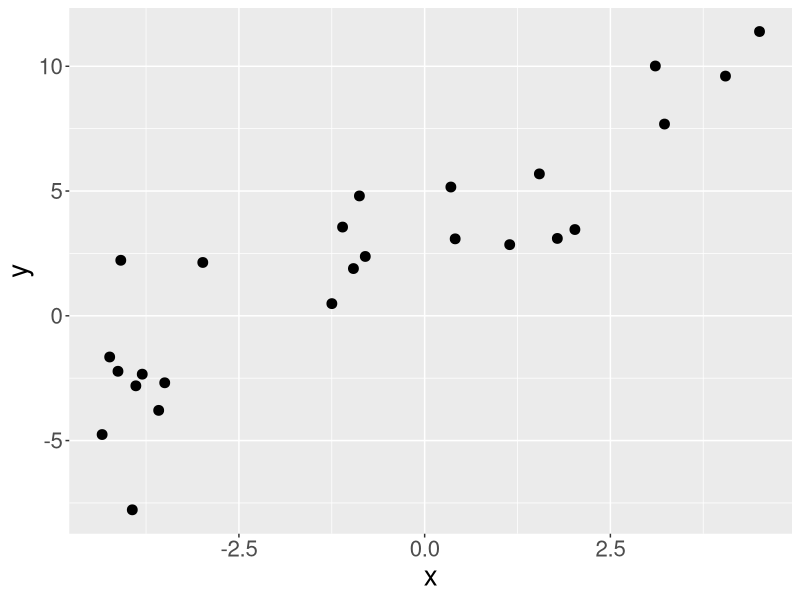
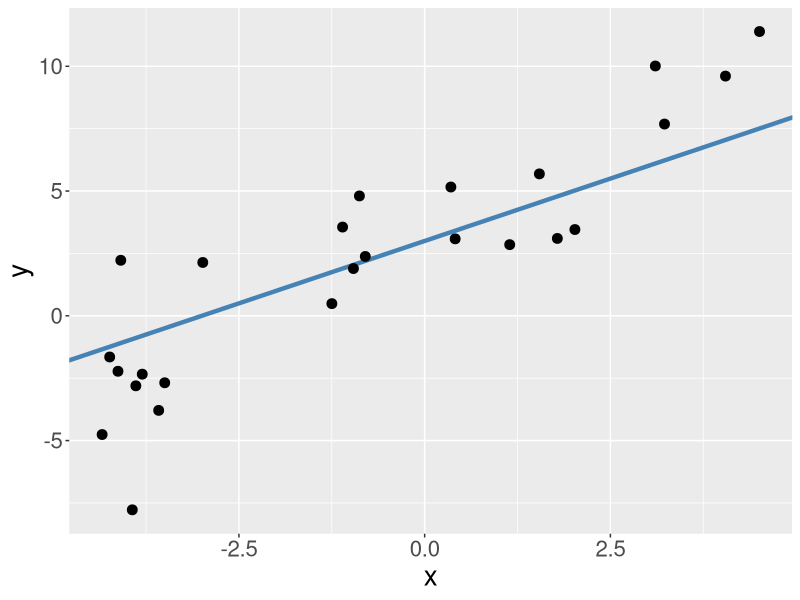
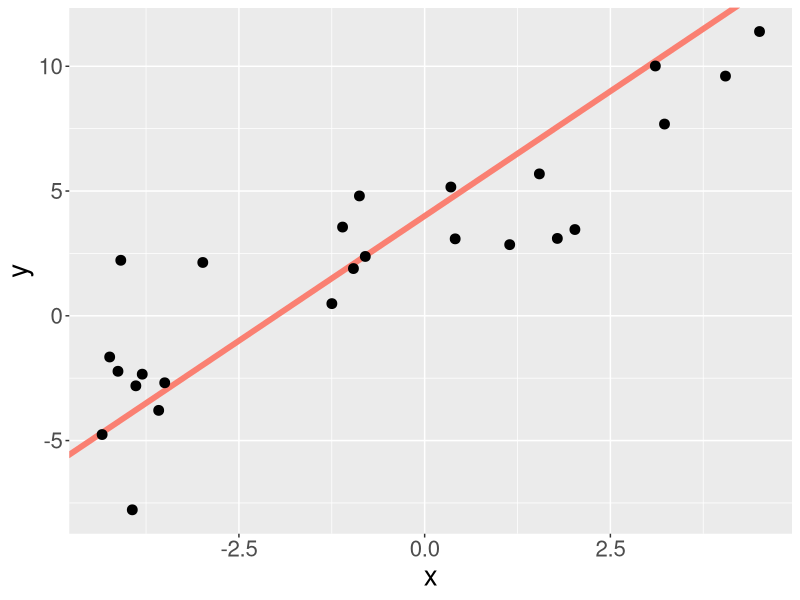
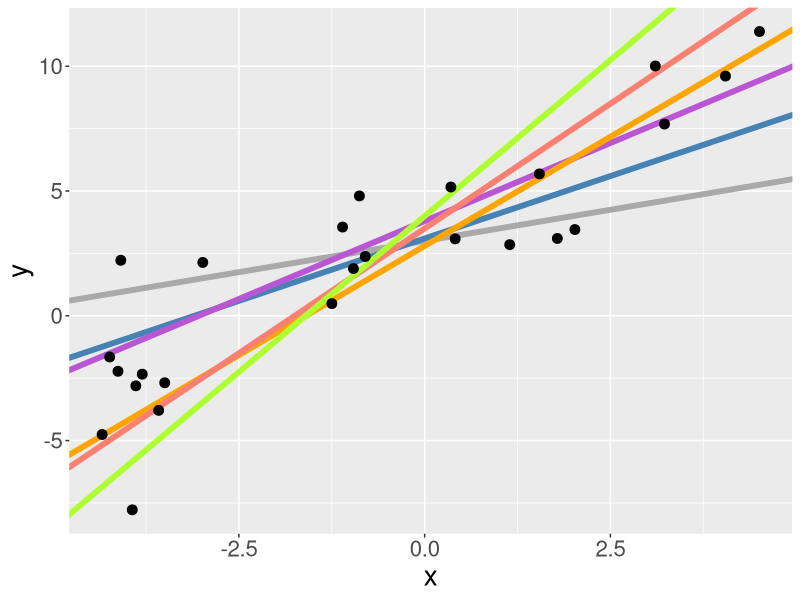
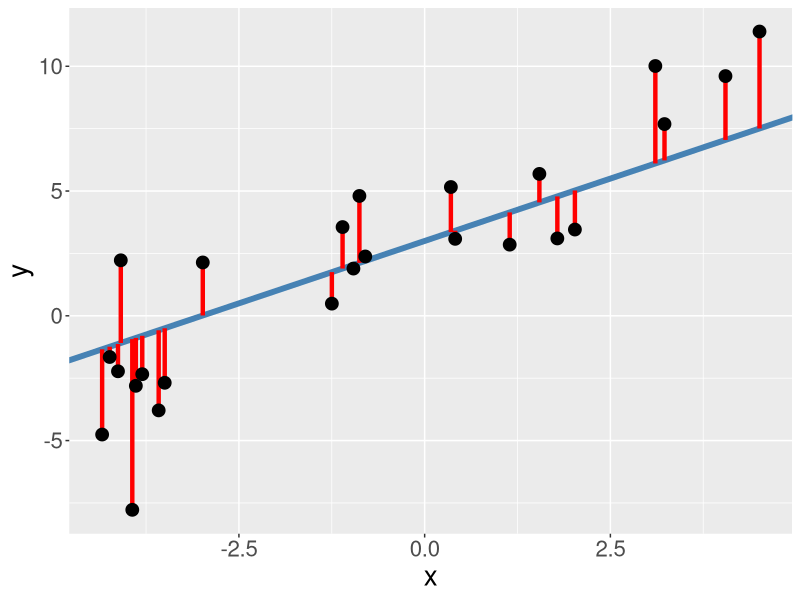
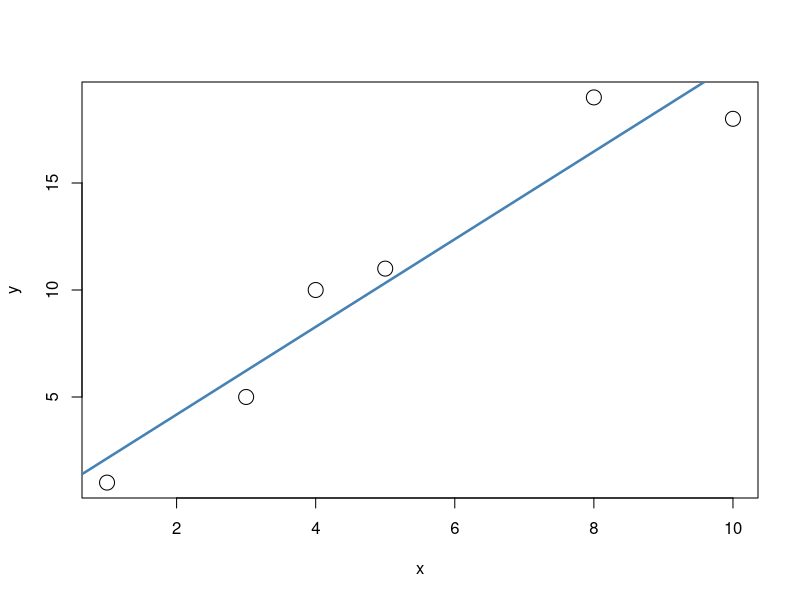

These charts were generated, in order, by the following R code:
## ---- chunk 1
knitr::opts_chunk$set(echo = TRUE, fig.width=16, fig.height=9, dpi=150, highlight=T)

require(tidyverse)
require(knitr)
require(gridExtra)
## ---- chunk 2
set.seed(20190715)

df<-tibble(
  x=runif(25,min=-5,max=5),
  y=1.5*x+rnorm(25,sd=2)+3.5
)

ggplot(data=df,aes(x=x,y=y)) + 
  geom_point(size=3) +
  theme(text = element_text(size=20)) 
## ---- chunk 3
ggplot(data=df,aes(x=x,y=y)) + 
  geom_abline(intercept=3,slope=1,colour="steelblue",lwd=1.5) +
  geom_point(size=3) +
  theme(text = element_text(size=20)) 
## ---- chunk 4
ggplot(data=df,aes(x=x,y=y)) + 
  geom_abline(intercept=4,slope=2,colour="salmon",lwd=2) +
  geom_point(size=3) +
  theme(text = element_text(size=20)) 
## ---- chunk 5
ggplot(data=df,aes(x=x,y=y)) + 
  geom_abline(intercept=3,slope=0.5,colour="darkgrey",lwd=2) +
  geom_abline(intercept=3.1,slope=1,colour="steelblue",lwd=2) +
  geom_abline(intercept=3.8,slope=1.25,colour="mediumorchid",lwd=2) +
  geom_abline(intercept=2.8,slope=1.75,colour="orange",lwd=2) +
  geom_abline(intercept=3.5,slope=2,colour="salmon",lwd=2) +
  geom_abline(intercept=4,slope=2.5,colour="greenyellow",lwd=2) +
  geom_point(size=3) +
  theme(text = element_text(size=20)) 
## ---- chunk 6
ggplot(data=df,aes(x=x,y=y)) + 
  geom_abline(intercept=3,slope=1,colour="steelblue",lwd=2) +
  geom_segment(aes(x=x,xend=x,y=y,yend=x+3),colour="red",lwd=1.5) +
  geom_point(size=4) +
  theme(text = element_text(size=20)) 
## ---- chunk 7
sumSquares<-function(beta,dat=df){
  return(
    sum( (dat$y - (beta[1]+beta[2]*dat$x))^2 )
  )
}
## ---- chunk 8
sumSquares(c(0,0))
sumSquares(c(0,1))
sumSquares(c(3,1.5))
## ---- chunk 9
betaHat<-optim(fn=sumSquares,par=c(0,0))
print(betaHat$par)
print(betaHat$value)
## ---- chunk 10
mod<-lm(y~x,data=df)

print(mod)
## ---- chunk 11
x<-c(1,3,4,5,8,10)
y<-c(1,5,10,11,19,18)
n<-length(x)

df<-data.frame(x=x,y=y,xy=NA,x2=NA)
print(df)
## ---- chunk 12
df$xy<-x*y
df$x2=x^2

print(df)
## ---- chunk 13
Sxy<-sum(df$xy)-n*mean(x)*mean(y)
SSx<-sum(df$x2)-n*mean(x)^2

beta1<-Sxy/SSx
beta0<-mean(y)-beta1*mean(x)

print(c(beta0,beta1))
print(as.vector(coef(lm(y~x))))

plot(x,y,cex=2)
xx<-seq(0,10,length=100)
yy<-beta0+beta1*xx
lines(xx,yy,col="steelblue",lwd=2.5)  
